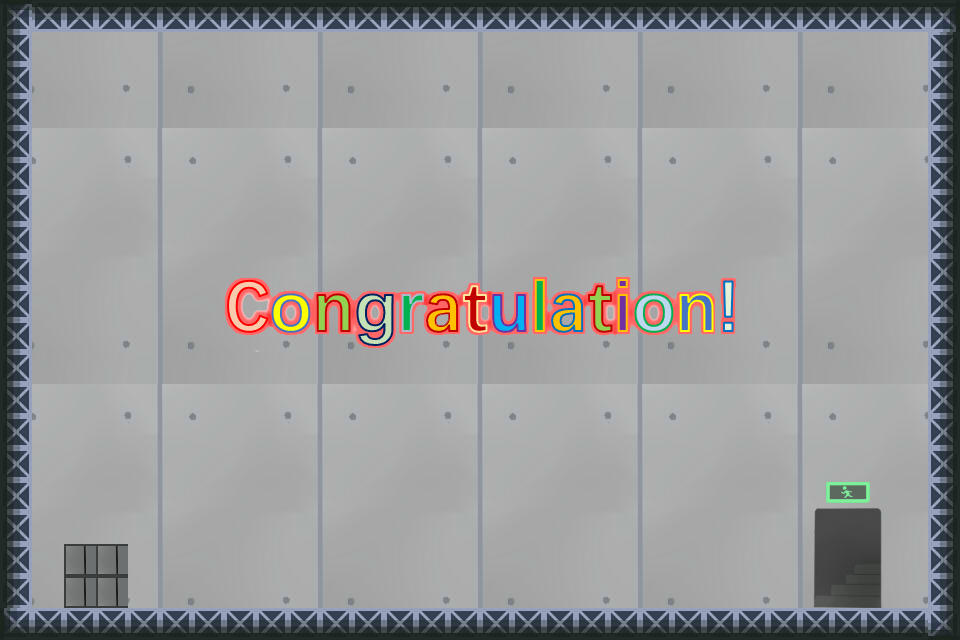

A 2D game scene composited from a Tiled map and its tileset images. What follows is a short description and the map's XML, with each tile layer's data collapsed to a summary:
An orthogonal 30x20 tile map with 32x32 px tiles, 5 tile layers (Background, Congratulation, Platform, Snare, ...), 2 tilesets.

<map version="1.2" tiledversion="1.2.3" orientation="orthogonal" renderorder="right-down" width="30" height="20" tilewidth="32" tileheight="32" infinite="0" nextlayerid="6" nextobjectid="1">
 <tileset firstgid="1" source="地图素材.tsx" />
 <tileset firstgid="226" source="Congratulation.tsx" />
 <layer id="1" name="Background" width="30" height="20">
  <data>[600 cells, 595 non-empty, 40 distinct tile ids]</data>
 </layer>
 <layer id="2" name="Congratulation" width="30" height="20">
  <data>[600 cells, 48 non-empty, 48 distinct tile ids]</data>
 </layer>
 <layer id="3" name="Platform" width="30" height="20">
  <data>[600 cells, 96 non-empty, 2 distinct tile ids]</data>
 </layer>
 <layer id="4" name="Snare" width="30" height="20">
  <data>[600 cells, 12 non-empty, 12 distinct tile ids]</data>
 </layer>
 <layer id="5" name="Target" width="30" height="20">
  <data>[600 cells, 4 non-empty, 1 distinct tile ids]</data>
 </layer>
</map>
